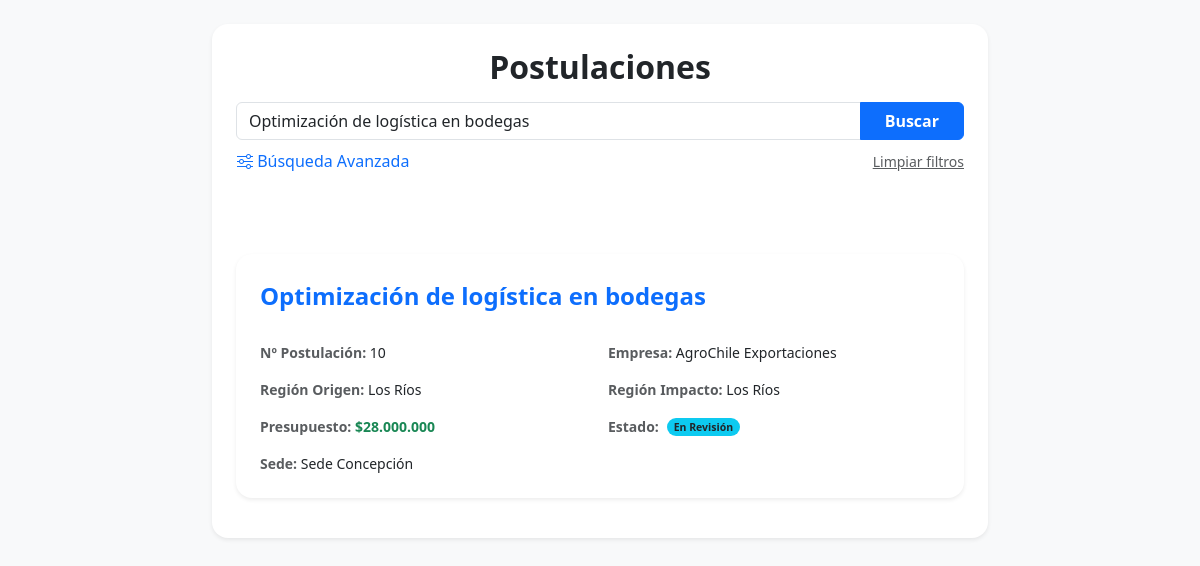
/tarea_2_BD/Templates/vista_lista_postulaciones.php?buscar=Optimización de logística en bodegas, run on the app's committed database.
### tables this page shows
CREATE TABLE POSTULACION (
    ID_postulacion VARCHAR(20) NOT NULL,
    Numero_postulacion INT NOT NULL UNIQUE AUTO_INCREMENT,
    Fecha_postulacion DATE NOT NULL,
    Nombre_iniciativa VARCHAR(100) NOT NULL,
    Objetivo_iniciativa VARCHAR(255) NOT NULL,
    Descripcion_soluciones VARCHAR(255) NOT NULL,
    Resultados_esperados VARCHAR(255) NOT NULL,
    Presupuesto INT NOT NULL,
    Rut_Empresa VARCHAR(12) NOT NULL,
    ID_sede INT NOT NULL,
    ID_estado INT NOT NULL,
    ID_region_impacto INT NOT NULL,
    ID_region_origen INT NOT NULL,
    ID_tipo_iniciativa INT NOT NULL,
    ID_jefe INT NOT NULL,
    ID_coordinador INT NOT NULL,
    Comentario_coordinador VARCHAR(255) NULL,
    PRIMARY KEY (ID_postulacion),
    FOREIGN KEY (Rut_Empresa) REFERENCES EMPRESA(Rut_Empresa),
    FOREIGN KEY (ID_sede) REFERENCES SEDE(ID_sede),
    FOREIGN KEY (ID_estado) REFERENCES ESTADO_POSTULACION(ID_estado),
    FOREIGN KEY (ID_region_impacto) REFERENCES REGION(ID_region),
    FOREIGN KEY (ID_region_origen) REFERENCES REGION(ID_region),
    FOREIGN KEY (ID_tipo_iniciativa) REFERENCES TIPO_INICIATIVA(ID_tipo),
    FOREIGN KEY (ID_jefe) REFERENCES JEFE_CARRERA(ID_jefe),
    FOREIGN KEY (ID_coordinador) REFERENCES COORDINADOR(ID_coordinador)
);

CREATE TABLE EMPRESA (
    Rut_Empresa VARCHAR(12) NOT NULL,
    Nombre_empresa VARCHAR(100) NOT NULL,
    Convenio_USM BOOLEAN NOT NULL,
    ID_tamano INT NOT NULL,
    ID_representante INT NOT NULL,
    PRIMARY KEY (Rut_Empresa),
    FOREIGN KEY (ID_tamano) REFERENCES TAMANO_EMPRESA(ID_tamano),
    FOREIGN KEY (ID_representante) REFERENCES REPRESENTANTE_EMPRESA(ID_representante)
);

CREATE TABLE REGION (
    ID_region INT NOT NULL,
    Nombre_region VARCHAR(50) NOT NULL,
    PRIMARY KEY (ID_region)
);

CREATE TABLE ESTADO_POSTULACION (
    ID_estado INT NOT NULL,
    Nombre_estado VARCHAR(11) NOT NULL,
    PRIMARY KEY (ID_estado)
);

CREATE TABLE SEDE (
    ID_sede INT NOT NULL,
    Nombre_Sede VARCHAR(31) NOT NULL,
    PRIMARY KEY (ID_sede)
);

### tarea_2_BD/Templates/vista_lista_postulaciones.php (the view, shortened to what this page needs)
<?php
require_once("../BDT1.php");
$busqueda = $_POST['buscar'] ?? ($_GET['buscar'] ?? '');
$f_reg_origen = $_POST['id_reg_origen'] ?? '';
$f_reg_impacto = $_POST['id_reg_impacto'] ?? '';
$f_sede = $_POST['sede'] ?? '';
$f_tipo = $_POST['tipo_iniciativa'] ?? '';
$f_tamano = $_POST['tamano_empresa'] ?? '';
$f_convenio = $_POST['convenio_usm'] ?? '';
$f_estado = $_POST['estado_postulacion'] ?? '';
try {
    $sql = "SELECT
                P.Numero_postulacion,
                P.Fecha_postulacion,
                P.Objetivo_iniciativa,
                P.Descripcion_soluciones,
                P.Resultados_esperados,
                P.Nombre_iniciativa,
                P.Rut_Empresa,
                E.Nombre_empresa,
                P.ID_coordinador,
                R_O.Nombre_region AS Region_origen,
                R_I.Nombre_region AS Region_impacto,
                P.Presupuesto,
                EST.Nombre_estado,
                C.rut_coordinador,
                S.Nombre_Sede,
                T.Tipo_iniciativa,
                J.Nombre_jefe,
                C.Nombre_coordinador,
                P.ID_region_impacto,
                P.ID_region_origen
            FROM POSTULACION P
            LEFT JOIN TIPO_INICIATIVA T ON P.ID_tipo_iniciativa = T.ID_tipo
            LEFT JOIN SEDE S ON P.ID_sede = S.ID_sede
            LEFT JOIN REGION R_I ON P.ID_region_impacto = R_I.ID_region
            LEFT JOIN REGION R_O ON P.ID_region_origen = R_O.ID_region
            LEFT JOIN EMPRESA E ON P.Rut_Empresa = E.Rut_Empresa
            LEFT JOIN TAMANO_EMPRESA T_E ON T_E.ID_tamano = E.ID_tamano
            LEFT JOIN ESTADO_POSTULACION EST ON P.ID_estado = EST.ID_estado
            LEFT JOIN COORDINADOR C ON P.ID_coordinador = C.ID_coordinador
            LEFT JOIN JEFE_CARRERA J ON J.ID_jefe = P.ID_jefe";
    $condiciones = [];
    $params = [];
    if ($busqueda !== '') {
        $condiciones[] = "(P.Nombre_iniciativa LIKE :b1 OR E.Nombre_empresa LIKE :b2 OR P.Numero_postulacion LIKE :b3)";
        $term = "%$busqueda%";
        $params[':b1'] = $term;
        $params[':b2'] = $term;
        $params[':b3'] = $term;
    }
    if (!empty($condiciones)) {
        $sql .= " WHERE " . implode(" AND ", $condiciones);
    }
    $stmt = $conexion->prepare($sql);
    $stmt->execute($params);
    $postulaciones = $stmt->fetchAll(PDO::FETCH_ASSOC);
} catch (PDOException $e) {
    die("Error en la consulta: " . $e->getMessage());
}
?>
<!DOCTYPE html>
<html lang="es">
<head>
    <link href="https://cdn.jsdelivr.net/npm/bootstrap@5.3.3/dist/css/bootstrap.min.css" rel="stylesheet">
</head>
<body class="bg-light py-4 d-flex">
<div class="container" style="max-width: 800px;">
    <div class="card border-0 shadow-sm rounded-4 p-4 mb-4">
        <h2 class="text-dark fw-bold mb-3 text-center">Postulaciones</h2>
        <form action="" method="POST">
            <div class="input-group mb-2">
                <input type="text" name="buscar" class="form-control" placeholder="Búsqueda rápida..." value="<?php echo htmlspecialchars($busqueda); ?>">
                <button class="btn btn-primary px-4 fw-bold" type="submit">Buscar</button>
            </div>
            <div class="d-flex justify-content-between align-items-center">
                <button type="button" class="btn btn-link text-decoration-none p-0" data-bs-toggle="modal" data-bs-target="#modalBusqueda">
                    <i class="bi bi-sliders"></i> Búsqueda Avanzada
                </button>
                <?php if ($busqueda || $f_reg_origen || $f_reg_impacto || $f_sede || $f_tipo || $f_tamano || $f_convenio || $f_estado): ?>
                    <a href="?" class="small text-muted">Limpiar filtros</a>
                <?php endif; ?>
            </div>
                <div class="w-100 d-flex flex-row" style="height: 5rem;">
                </div>
        </form>
        <?php if (count($postulaciones) > 0): ?>
            <?php foreach ($postulaciones as $fila): ?>
                <?php if ($fila["rut_coordinador"] === $_SESSION["rut_usuario"] && $_SESSION["rol_usuario"] === "2" || $_SESSION["rol_usuario"] !== "2"): ?>
                    <div class="card shadow-sm border-0 rounded-4 mb-3">
                        <div class="card-body p-4">
                            <div class="w-100 d-flex flex-row" style="height: 4rem;">
                                <h4 class="w-75 card-title text-primary my-1 fw-semibold">
                                    <?php echo htmlspecialchars($fila['Nombre_iniciativa']); ?>
                                </h4>
                            </div>
                            <div class="row row-cols-1 row-cols-md-2 g-3 small">
                                <div class="col">
                                    <span class="text-muted fw-bold">Nº Postulación:</span>
                                    <span class="text-dark"><?php echo htmlspecialchars($fila['Numero_postulacion']); ?></span>
                                </div>
                                <div class="col">
                                    <span class="text-muted fw-bold">Empresa:</span>
                                    <span class="text-dark"><?php echo htmlspecialchars($fila['Nombre_empresa']); ?></span>
                                </div>
                                <div class="col">
                                    <span class="text-muted fw-bold">Región Origen:</span>
                                    <span class="text-dark"><?php echo htmlspecialchars($fila['Region_origen']); ?></span>
                                </div>
                                <div class="col">
                                    <span class="text-muted fw-bold">Región Impacto:</span>
                                    <span class="text-dark"><?php echo htmlspecialchars($fila['Region_impacto']); ?></span>
                                </div>
                                <div class="col">
                                    <span class="text-muted fw-bold">Presupuesto:</span>
                                    <span class="text-success fw-bold">
                                        $<?php echo number_format($fila['Presupuesto'], 0, ',', '.'); ?>
                                    </span>
                                </div>
                                <div class="col d-flex align-items-center">
                                    <span class="text-muted fw-bold me-2">Estado:</span>
                                    <span class="badge rounded-pill bg-info text-dark">
                                        <?php echo htmlspecialchars($fila['Nombre_estado']); ?>
                                    </span>
                                </div>
                                <div class="col">
                                    <span class="text-muted fw-bold">Sede:</span>
                                    <span class="text-dark"><?php echo htmlspecialchars($fila['Nombre_Sede']); ?></span>
                                </div>
                            </div>
                        </div>
                    </div>
                <?php endif; ?>
            <?php endforeach; ?>
        <?php endif; ?>
    </div>
    </div>
    <link rel="stylesheet" href="https://cdn.jsdelivr.net/npm/bootstrap-icons@1.11.3/font/bootstrap-icons.min.css">

### data on the page
postulacion: Nombre_iniciativa "Optimización de logística en bodegas", Numero_postulacion "10", Rut_Empresa.Nombre_empresa "AgroChile Exportaciones", ID_region_impacto.Nombre_region "Los Ríos", Presupuesto "28.000.000", ID_estado.Nombre_estado "En Revisión", ID_sede.Nombre_Sede "Sede Concepción"
